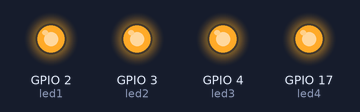
This program was run on a simulated Raspberry Pi (BCM pin numbers). Parts: output pins drawn as LEDs (lit = HIGH).

Above: at 0.2 s.
At 1.7 s:
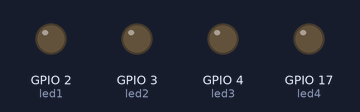
Timing chart, 0 to 3.0 s (numbered marks = the images above):
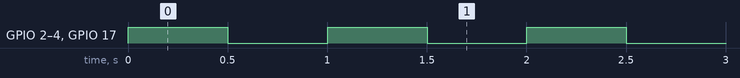

Measured:
- by itself, GPIO 2 (led1), GPIO 3 (led2), GPIO 4 (led3), GPIO 17 (led4): alternates HIGH for 0.50 s and LOW for 0.50 s

The program:

blinktest4LEDS.py
```python
from gpiozero import LED
from time import sleep

led1 = LED(2)
led2 = LED(3)
led3 = LED(4)
led4 = LED(17)

while True:
	led1.on()
	led2.on()
	led3.on()
	led4.on()
	sleep(0.5)
	led1.off()
	led2.off()
	led3.off()
	led4.off()
	sleep(0.5)
```
